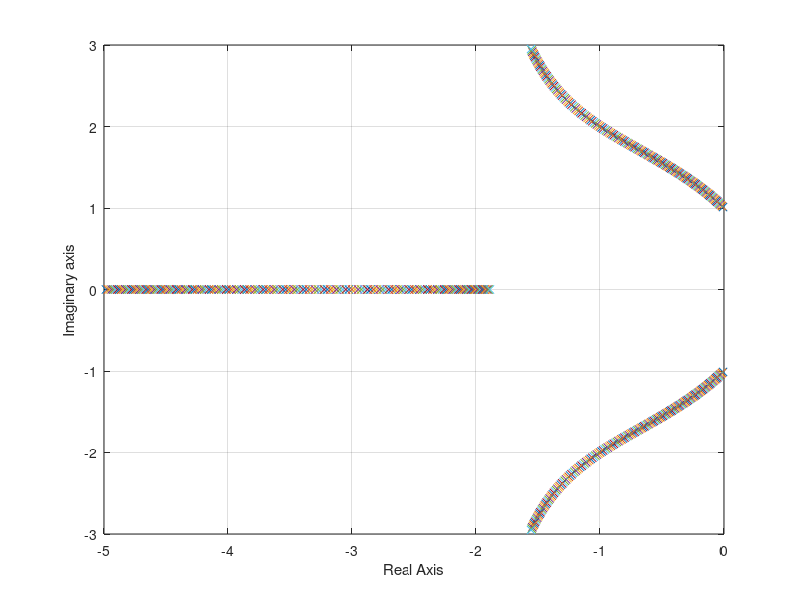

Source code (MATLAB):
clear all;
clc;

K = [0 : 0.1 : 20]; %Trace out different K
j = 1;

for i = 1:length(K) %i index for different range of K
    num = 1; den = [1 5 (K(i)-3) K(i)];
    sys = feedback(tf(num,den),1); %system
    
    P(:,i) = pole(sys);  %3*1 array which stores the pole, this system has 3 poles, thus 3*1
    if(real(P(:,i)) < 0) %Trace the pole at the LHP
        k(j) = K(i); %We only need to specify poles at LHP,thus use a different index j.
        p(:,j) = P(:,i);
        j = j+1;    
    end
end

k_min = min(k) %Get the min of index(k)
index = find( k == min(k))
p(:,index) %the min of that certain index in the 3*1 array,which is the pole
plot(real(p),imag(p) , 'x'),grid
xlabel('Real Axis'),ylabel('Imaginary axis');
